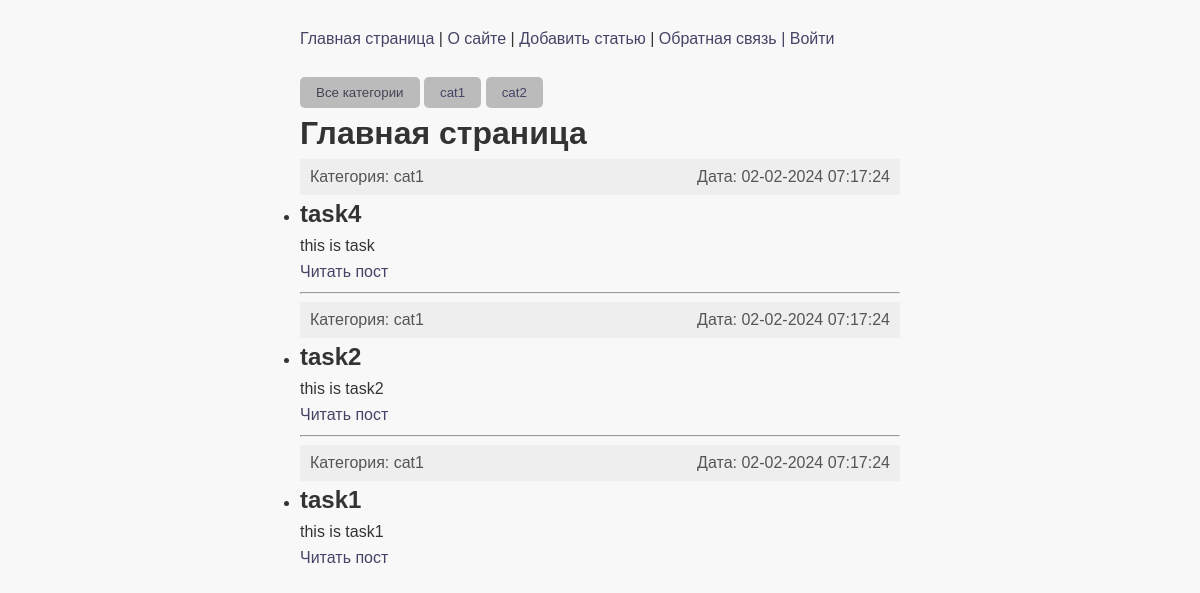
The page / on the database its author committed.
### task/models.py (models this page shows, shortened)
class Category(models.Model):
    name = models.CharField(max_length=100, db_index=True)
    slug = models.SlugField(max_length=255, unique=True, db_index=True)
    def get_absolute_url(self):
        return reverse('category', kwargs={'cat_slug': self.slug})

class Task(models.Model):
    class Status(models.IntegerChoices):
        DRAFT = 0, 'Черновик'
        PUBLISHED = 1, 'Опубликовано'
    title = models.CharField(max_length=255)
    slug = models.SlugField(max_length=255, unique=True, db_index=True)
    content = models.TextField(blank=True)
    time_create = models.DateTimeField(auto_now_add=True)
    time_update = models.DateTimeField(auto_now=True)
    is_published = models.BooleanField(choices=Status.choices, default=Status.DRAFT)
    cat = models.ForeignKey('Category', on_delete=models.PROTECT, related_name='posts')
    tags = models.ManyToManyField('TagPost', blank=True, related_name='tags')
    object = models.Manager()
    published = PublishedManager()
    class Meta:
        ordering = ['-time_create']
        indexes = [
            models.Index(fields=['-time_create'])
        ]
    def get_absolute_url(self):
        return reverse('post', kwargs={'post_slug': self.slug})

### task/views.py (the view)
# urls.py: path('', views.index, name='home'),
def index(request):
    posts = Task.published.all()
    data = {
        'title': 'главная страница',
        'menu': menu,
        'posts': posts,
    }
    return render(request, 'timemanager/index.html', context=data)

### task/models.py (called while the page is built)
    def get_queryset(self):
        return super().get_queryset().filter(is_published=Task.Status.PUBLISHED)

### task/templatetags/task_tags.py (called while the page is built)
@register.inclusion_tag('timemanager/list_categories.html')
def show_categories(cat_selected=0):
    cats = Category.objects.all()
    return {'cats': cats, 'cat_selected': cat_selected}

### task/templates/timemanager/index.html (shortened to what this page needs)
{% extends 'base.html' %}
{% block content %}
<h1>{{ title|capfirst }}</h1>
<ul>
    {% for p in posts %}
    <li>
            <div class="article-panel">
        <p class="first">Категория: {{p.cat.name}}</p>
        <p class="last">Дата: {{p.time_update|date:"d-m-Y H:i:s"}}</p>
        </div>
        <h2>{{ p.title }}</h2>
        {% autoescape off %}
        <p>{{ p.content|linebreaks|truncatewords:30 }}</p>
        {% endautoescape %}
        <p><a href="{{ p.get_absolute_url }}">Читать пост</a></p>
        {% if not forloop.last %}
        <hr>
        {% endif %}
    </li>
    {% endfor %}
</ul>
{% endblock %}

### task/templates/timemanager/list_categories.html
{% for cat in cats %}
{% if cat.id == cat_selected %}
<button>{{cat.name}}</button>
{% else %}
<button><a href="{{ cat.get_absolute_url }}">{{cat.name}}</a></button>
{% endif %}
{% endfor %}

### task/static/timemanager/css/styles.css (style rules this page uses)
body, h1, h2, h3, p, ul, ol, li, figure, figcaption, blockquote, dl, dd, dt { margin: 0; padding: 0; }
body { font-family: 'Arial', sans-serif; line-height: 1.6; color: #333; background-color: #f8f8f8; margin: 0px 300px; }
a { text-decoration: none; color: #446; }
h1, h2, h3 { color: #333; align: center; }
button { background-color: #bbb; color: #445; padding: 0.5rem 1rem; border-radius: 5px; border: none; cursor: pointer; }
div.article-panel { background: #eee; padding: 5px 10px 5px 10px; box-sizing: border-box; overflow: hidden; color: #555; }
div.article-panel p.first { margin: 0; float: left; }
div.article-panel p.last { margin: 0; float: right; }

### rows shown on the page
Category: name "cat1"
Category: name "cat2"
Task: cat.name "cat1", time_update "02-02-2024 07:17:24", title "task4", content "this is task"
Task: cat.name "cat1", time_update "02-02-2024 07:17:24", title "task2", content "this is task2"
Task: cat.name "cat1", time_update "02-02-2024 07:17:24", title "task1", content "this is task1"

### other values the page prints
{{ m.title }} "О сайте" "Добавить статью" "Обратная связь" "Войти"
{{ title|capfirst }} "Главная страница"
